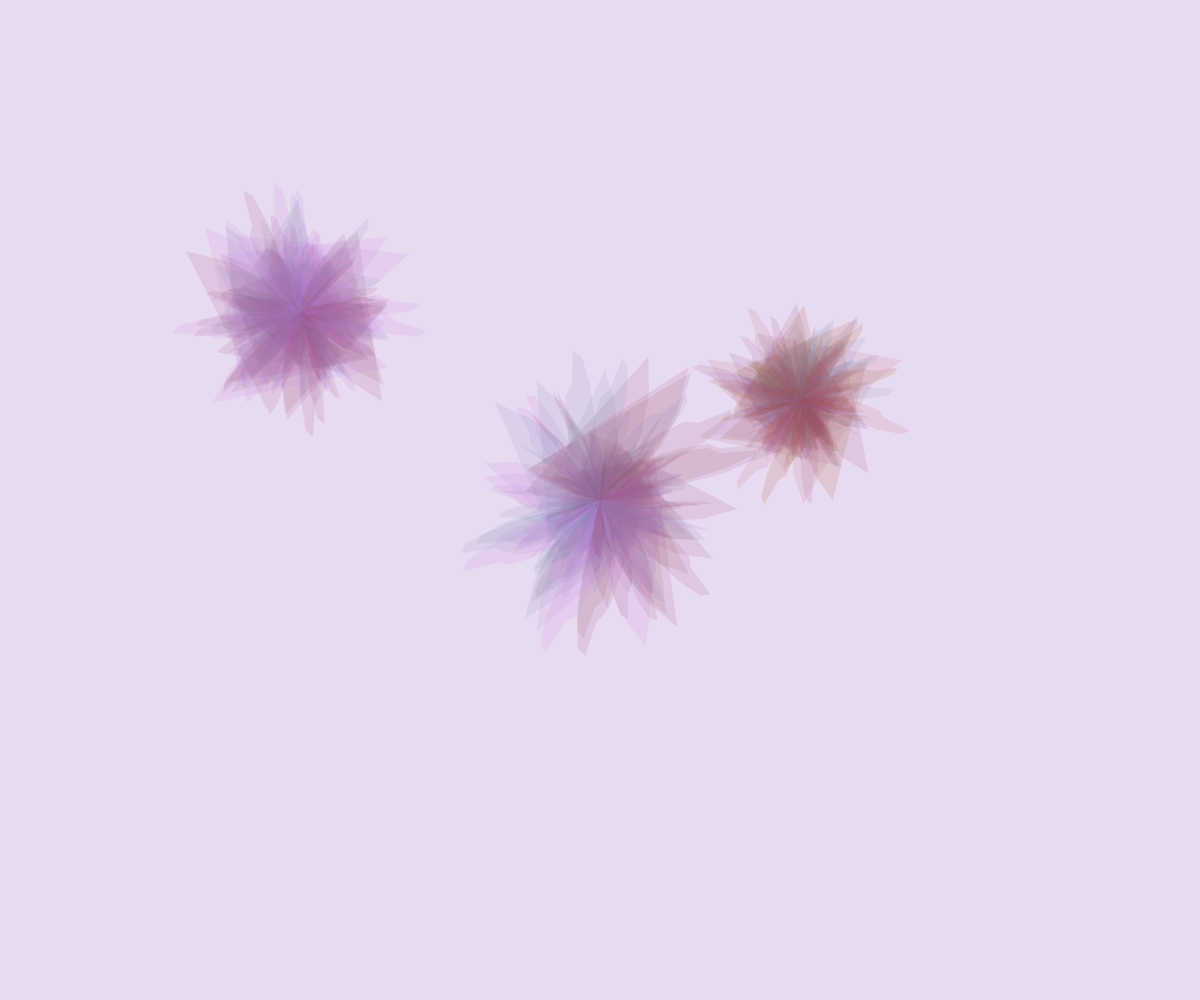
Frame 1 (no input)
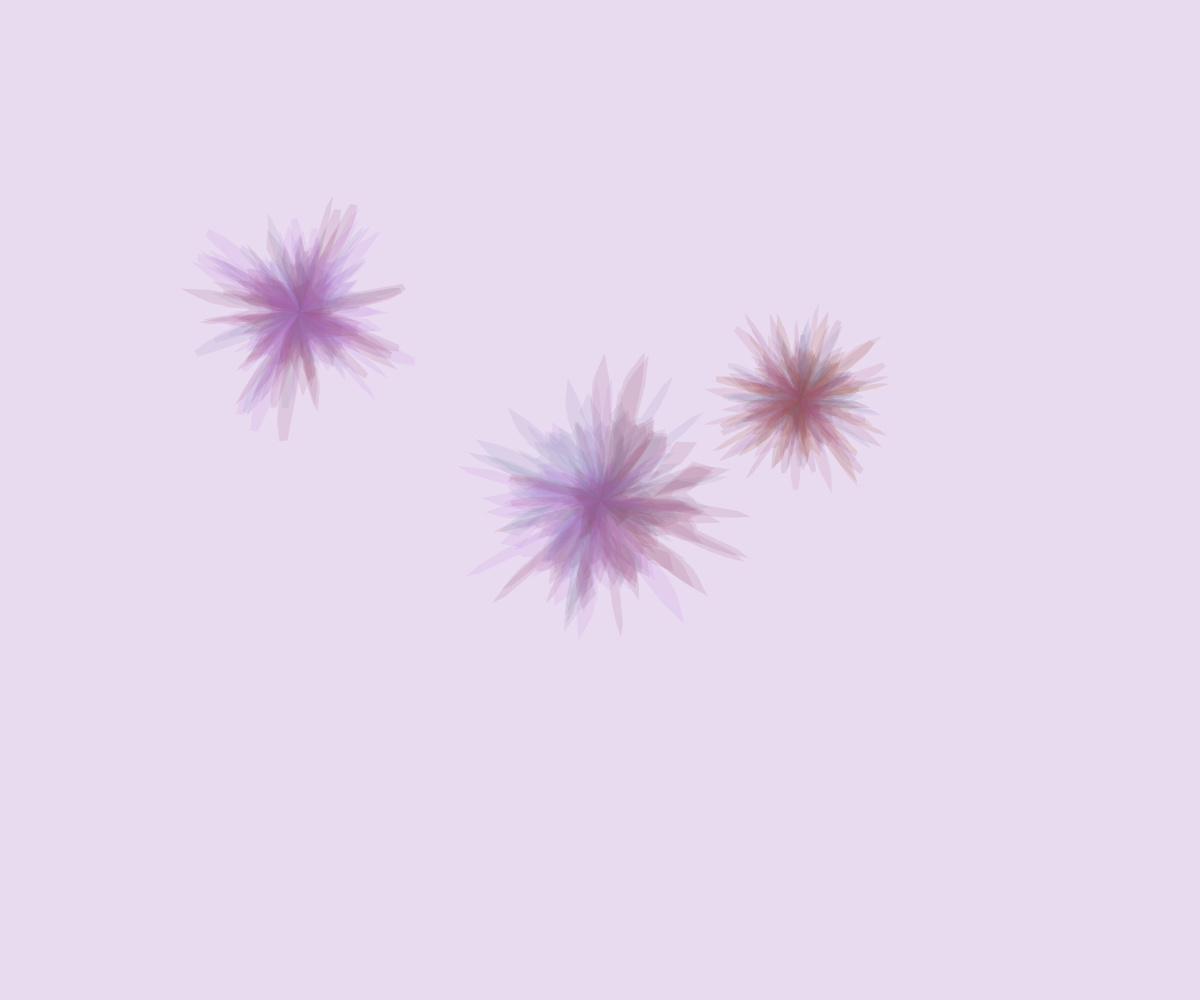
Frame 60 (no input)
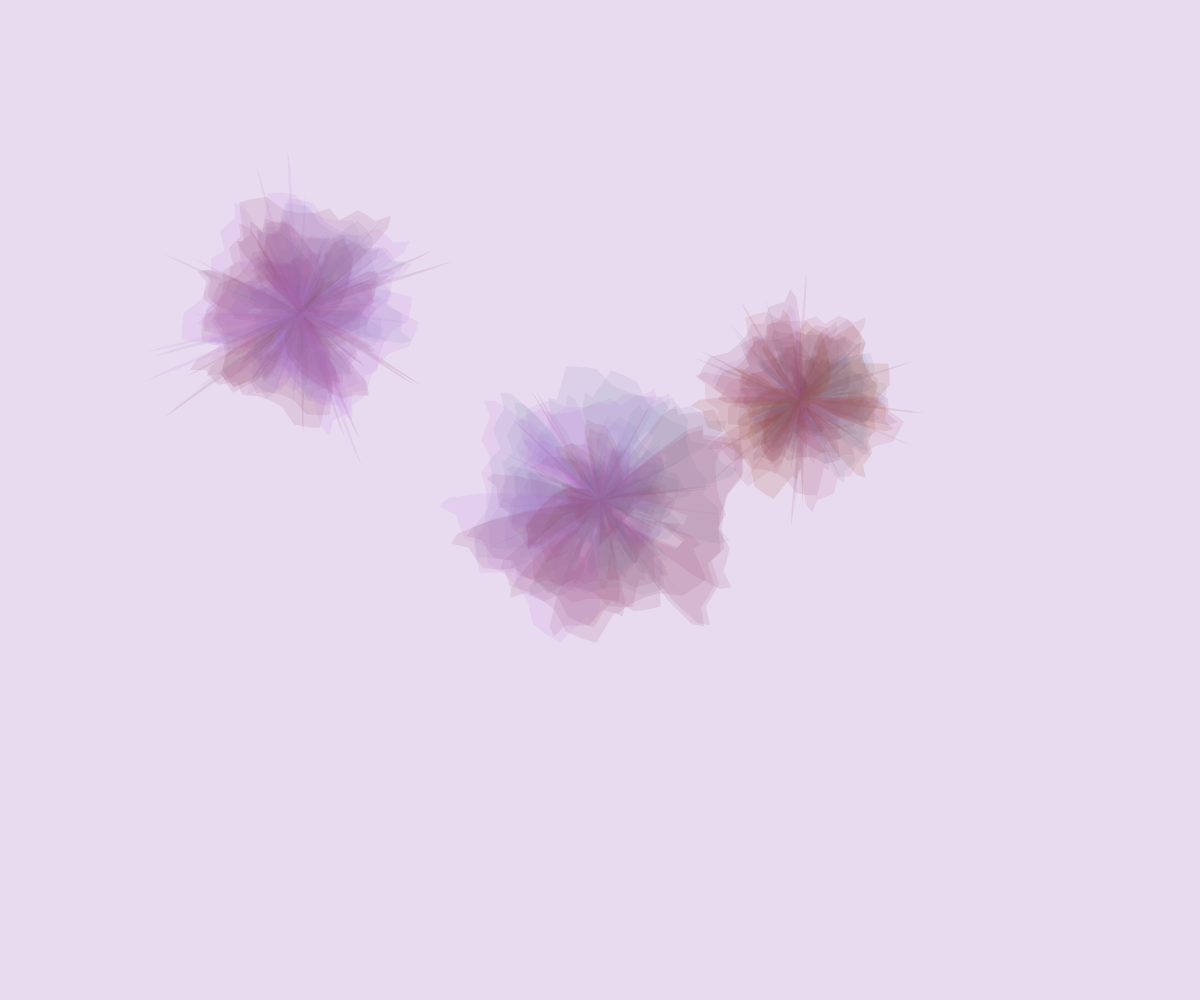
Frame 120 (the mouse pressed at the canvas centre since frame 60)

The p5.js sketch that drew these frames (run headless with seeded random() and noise() and a simulated clock; from frame 60 on, the mouse is pressed at the canvas centre):

// p5.js sketch
// ── sketch.js
function setup() {
  createCanvas(window.innerWidth, window.innerHeight);
}

function draw() {
  background(232, 218, 239);
}
// organic is used to store the list of instances of Organic objects that we will create
var organics = [];
// The variable change stores the rate of rotation and the y coordinate for noise later
var change, colorsPalette;

//set dynamic size for sketch
function setup() {
  createCanvas(window.innerWidth, window.innerHeight);
  background(0,255);
  change = 0;
  colorsPalette = [color(146, 67, 102,30),
            color(186, 116, 219,30),
            color(118, 135, 172,30),
            color(76, 41, 81,30),
            color(144, 62, 2,30),
            color(178, 93, 119,30),
            color(215, 118, 136,30),
            color(46, 156, 164,30),];
  
  // iti - creates one flower
  
  /* -iti
  value after height controls size of flower, i*random() changes the shape the flower takes during the anim
  last value makes more explicit vector shapes (for lower values); higher values cause errors (flowers not moving/showing)
  */
  for (var i=0;i<60;i++){
    organics.push(new Organic(0.1+0.5*i,width/4,height/3.2,i*5,i*random(150),colorsPalette[floor(random(3))]));
  }

  for (var i=0;i<60;i++){
    organics.push(new Organic(0.1+1*i,width/2,height/2,i*5,i*random(50),colorsPalette[floor(random(3))]));
  }

  for (var i=0;i<60;i++){
    organics.push(new Organic(0.1+1*i/2,width/1.5,height/2.5,i*4,i*random(130),colorsPalette[floor(random(6))]));
  }

}

function draw() {
  background(232, 218, 239);
  for(var i=0; i<organics.length;i++){
      organics[i].show(change);
  }

  change+=0.01;

}

function Organic(radius,xpos,ypos,roughness,angle,color){

  this.radius = radius; //radius of blob
  this.xpos = xpos; //x position of blob
  this.ypos = ypos; // y position of blob
  this.roughness = roughness; // magnitude of how much the circle is distorted
  this.angle = angle; //how much to rotate the circle by
  this.color = color; // color of the blob

  this.show = function(change){

    noStroke(); // no stroke for the circle
    // strokeWeight(0.1); //We can use this to set thickness of the stroke if necessary
    // stroke(200); //We can use this to set the color of the stroke if necessary
    fill(this.color); //color to fill the blob

    push(); //we enclose things between push and pop so that all transformations within only affect items within
    translate(xpos, ypos); //move to xpos, ypos
    rotate(this.angle+change); //rotate by this.angle+change
    beginShape(); //begin a shape based on the vertex points below
    //The lines below create our vertex points
    var off = 0;
    for (var i = 0; i < TWO_PI; i += 0.1) {
      var offset = map(noise(off, change), 0, 1, -this.roughness, this.roughness);
      var r = this.radius + offset;
      var x = r * cos(i/4.5); //iti - this changes the muddled look of the flower and periodically makes vector drawings for its petals 
      var y = r * sin(i*1.2);
      vertex(x, y);
      off += 0.1;
    }
    endShape(); //end and create the shape
    pop();

    }
}
